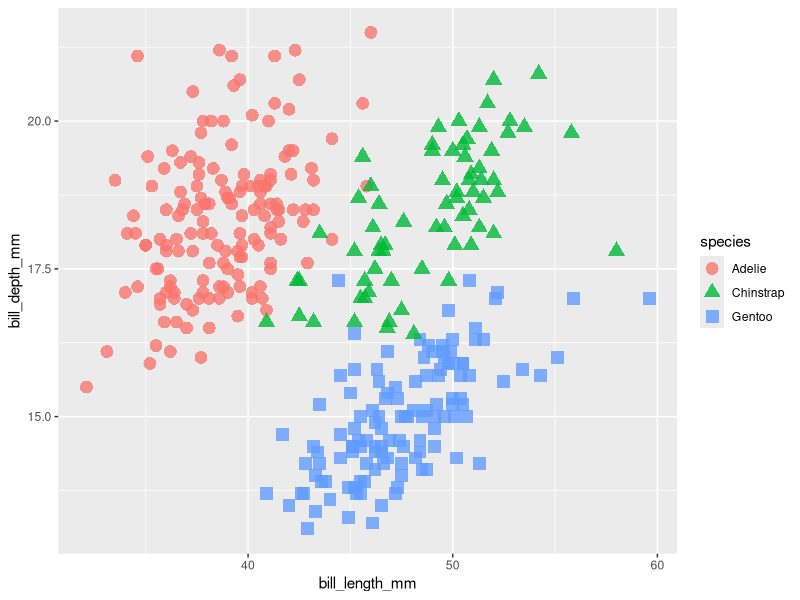
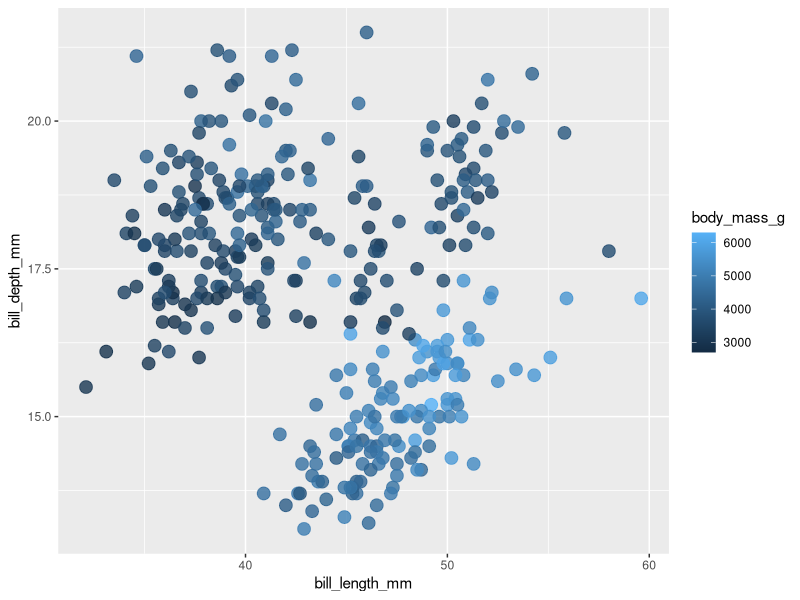
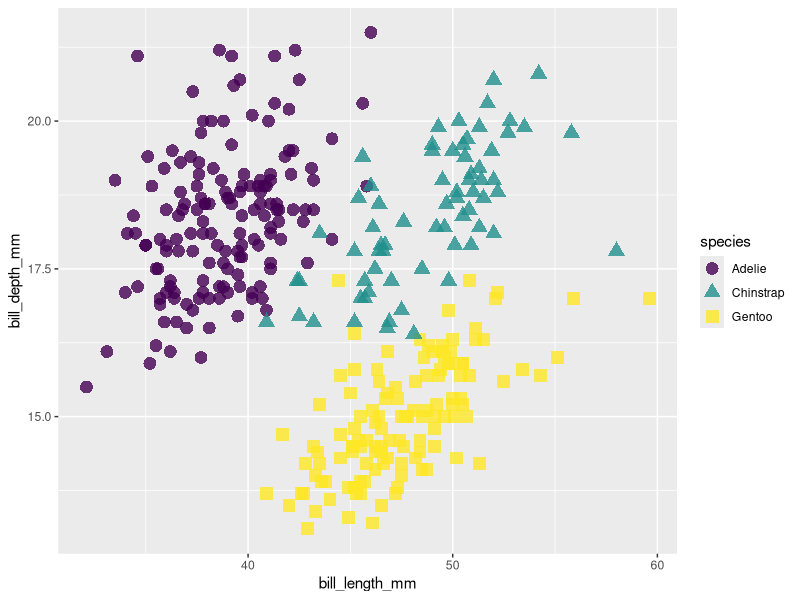
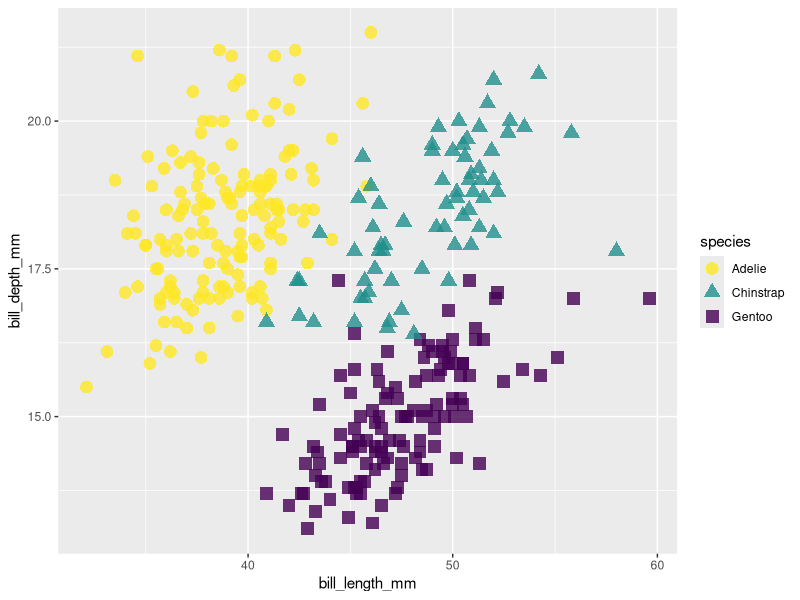
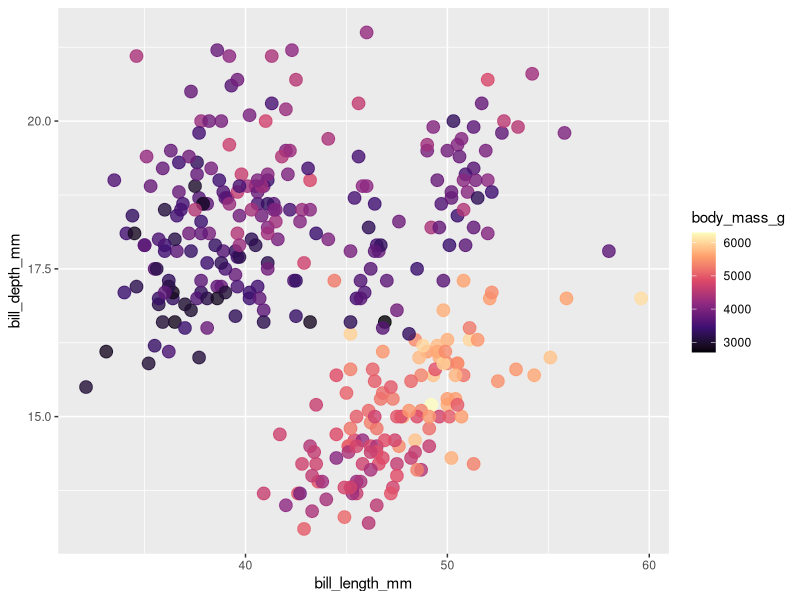
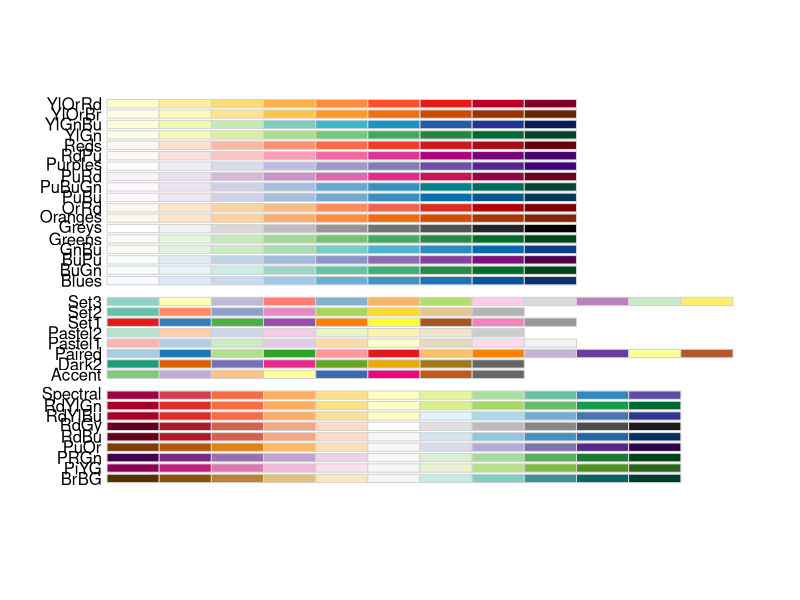
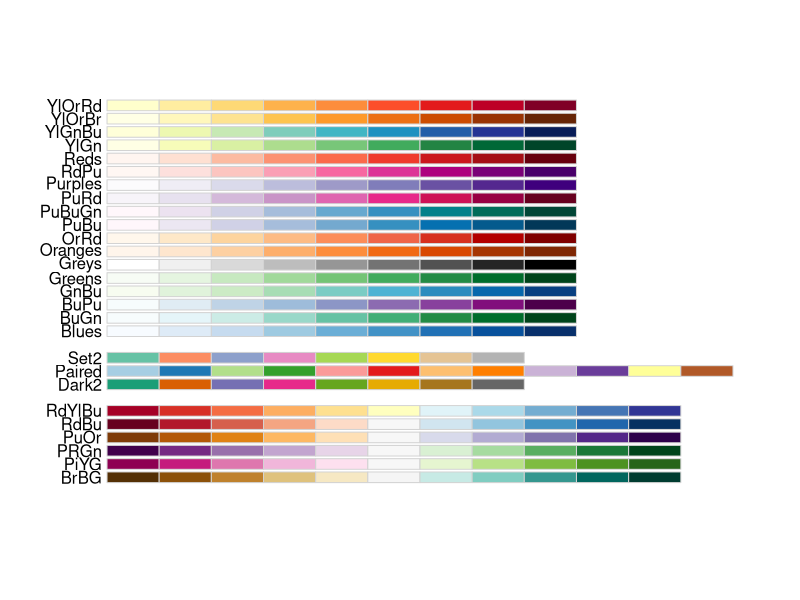
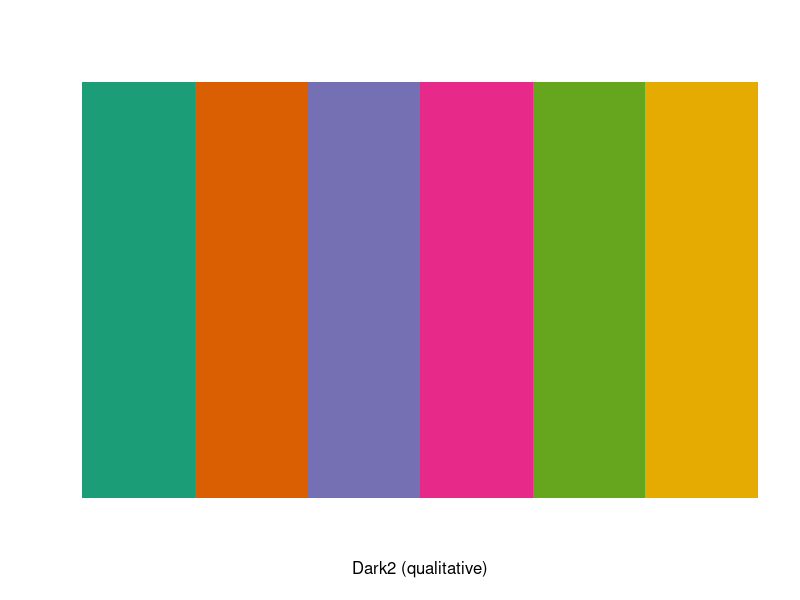

Reproduce these figures in R, in order.
## ---- chunk 1
library(palmerpenguins)
library(tidyverse)
## ---- chunk 2
cat_color_plot <- ggplot(penguins, aes(x = bill_length_mm, y = bill_depth_mm, color = species, shape = species)) +
  geom_point(size = 4, alpha = 0.8)

cat_color_plot 
## ---- chunk 3
cont_color_plot <- ggplot(penguins, aes(x = bill_length_mm, y = bill_depth_mm, color = body_mass_g)) +
  geom_point(size = 4, alpha = 0.8) 

cont_color_plot 
## ---- chunk 4
cat_color_plot +
  scale_color_viridis_d(option = "viridis")  # _d for discrete values

cat_color_plot +
  scale_color_viridis_d(option = "viridis",
                        direction = -1) # switch order of palette
## ---- chunk 5
cont_color_plot +
  scale_color_viridis_c(option = "magma") # _c for continuous
## ---- chunk 6
RColorBrewer::display.brewer.all(colorblindFriendly = FALSE)

RColorBrewer::display.brewer.all(colorblindFriendly = TRUE)
## ---- chunk 7
# Preview a palette with your number of desired colors:
RColorBrewer::display.brewer.pal(n = 6, name = 'Dark2')

# print HEX codes of your palette
RColorBrewer::brewer.pal(n = 6, name = 'Dark2')

# could save the palette using the hex codes from above, i.e.,

dark_pal_6 <- RColorBrewer::brewer.pal(n = 6, name = 'Dark2')
## ---- chunk 8
# Use scale_color_brewer() to apply qualitative palettes
 cat_color_plot +
  scale_color_brewer(palette = "Dark2") 

# Use scale_color_distiller() for unclassed versions of continuous color scales
cont_color_plot +
  scale_color_distiller(palette = "BuPu") # blue purple

# Use scale_color_fermenter() for classed versions of continuous color scales
# (binned palette)
cont_color_plot +
  scale_color_fermenter(palette = "YlGnBu") # you can choose many options to customize your palette in all of these
## ---- chunk 9
library(palmerpenguins)
library(tidyverse)

ggplot(penguins, aes(x = bill_length_mm, y = bill_depth_mm, fill = body_mass_g)) +
  geom_point(shape = 21, size = 4, alpha = 0.8) +
  scale_fill_distiller(palette = "BuPu")
